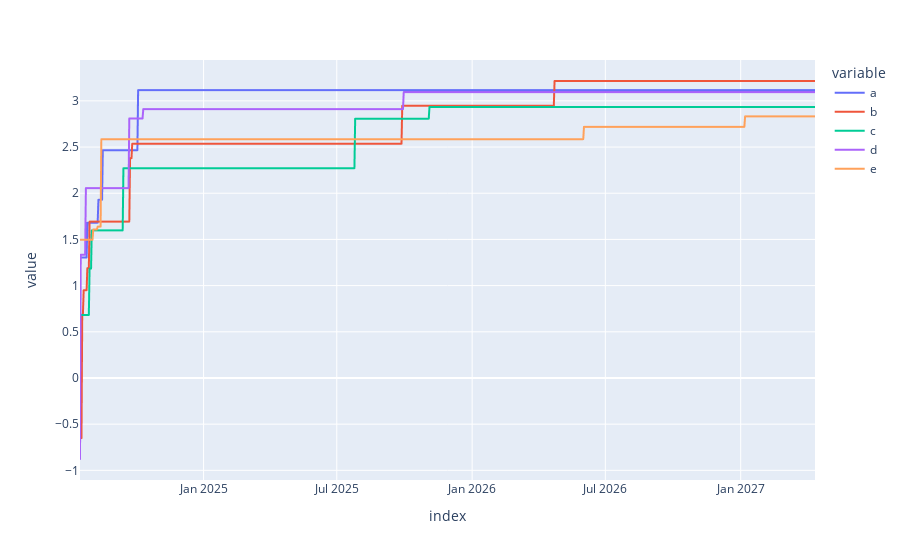

The notebook cell saved with this chart:
### Code cell
import plotly as plt
ps_srs = pd.DataFrame(np.random.randn(1000, 5), index=pd.date_range('17-07-2024', periods=1000), columns=['a','b','c','d','e'])
ps_srs = ps.from_pandas(ps_srs)
pss = ps_srs.cummax()
pss.plot()

### Figure 1 — Plotly figure (JSON) as saved in the notebook; plotly's stock layout.template omitted (floating-point values rounded to 4 significant figures; data arrays with more than 128 entries replaced by an {"elided": "..."} marker saying what was removed)
{"data": [{"hovertemplate": "variable=a<br>index=%{x}<br>value=%{y}<extra></extra>", "legendgroup": "a", "line": {"color": "#636efa", "dash": "solid"}, "marker": {"symbol": "circle"}, "mode": "lines", "name": "a", "showlegend": true, "type": "scattergl", "x": {"elided": "1000 str values"}, "xaxis": "x", "y": {"elided": "1000 float values"}, "yaxis": "y"}, {"hovertemplate": "variable=b<br>index=%{x}<br>value=%{y}<extra></extra>", "legendgroup": "b", "line": {"color": "#EF553B", "dash": "solid"}, "marker": {"symbol": "circle"}, "mode": "lines", "name": "b", "showlegend": true, "type": "scattergl", "x": {"elided": "1000 str values"}, "xaxis": "x", "y": {"elided": "1000 float values"}, "yaxis": "y"}, {"hovertemplate": "variable=c<br>index=%{x}<br>value=%{y}<extra></extra>", "legendgroup": "c", "line": {"color": "#00cc96", "dash": "solid"}, "marker": {"symbol": "circle"}, "mode": "lines", "name": "c", "showlegend": true, "type": "scattergl", "x": {"elided": "1000 str values"}, "xaxis": "x", "y": {"elided": "1000 float values"}, "yaxis": "y"}, {"hovertemplate": "variable=d<br>index=%{x}<br>value=%{y}<extra></extra>", "legendgroup": "d", "line": {"color": "#ab63fa", "dash": "solid"}, "marker": {"symbol": "circle"}, "mode": "lines", "name": "d", "showlegend": true, "type": "scattergl", "x": {"elided": "1000 str values"}, "xaxis": "x", "y": {"elided": "1000 float values"}, "yaxis": "y"}, {"hovertemplate": "variable=e<br>index=%{x}<br>value=%{y}<extra></extra>", "legendgroup": "e", "line": {"color": "#FFA15A", "dash": "solid"}, "marker": {"symbol": "circle"}, "mode": "lines", "name": "e", "showlegend": true, "type": "scattergl", "x": {"elided": "1000 str values"}, "xaxis": "x", "y": {"elided": "1000 float values"}, "yaxis": "y"}], "layout": {"legend": {"title": {"text": "variable"}, "tracegroupgap": 0}, "margin": {"t": 60}, "xaxis": {"anchor": "y", "domain": [0, 1], "title": {"text": "index"}}, "yaxis": {"anchor": "x", "domain": [0, 1], "title": {"text": "value"}}}}
